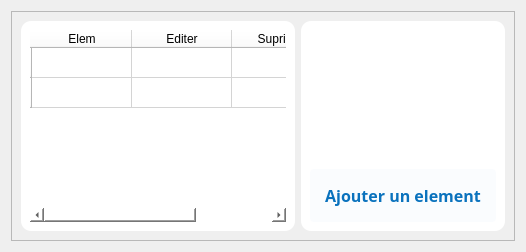
         <widget class="QWidget" name="element">
          <layout class="QVBoxLayout" name="verticalLayout_15">
           <item>
            <widget class="QFrame" name="zonebb_5">
             <property name="frameShape">
              <enum>QFrame::StyledPanel</enum>
             </property>
             <property name="frameShadow">
              <enum>QFrame::Raised</enum>
             </property>
             <layout class="QHBoxLayout" name="horizontalLayout_14">
              <item>
               <widget class="QWidget" name="tableData_8" native="true">
                <property name="styleSheet">
                 <string notr="true">background:white;
border-radius: 10px;</string>
                </property>
                <layout class="QHBoxLayout" name="horizontalLayout_34">
                 <item>
                  <widget class="QTableWidget" name="elementTable">
                   <row>
                    <property name="text">
                     <string/>
                    </property>
                   </row>
                   <row>
                    <property name="text">
                     <string/>
                    </property>
                   </row>
                   <column>
                    <property name="text">
                     <string>Elem</string>
                    </property>
                   </column>
                   <column>
                    <property name="text">
                     <string>Editer</string>
                    </property>
                   </column>
                   <column>
                    <property name="text">
                     <string>Suprimer</string>
                    </property>
                   </column>
                  </widget>
                 </item>
                </layout>
               </widget>
              </item>
              <item>
               <widget class="QWidget" name="actions_service_7" native="true">
                <property name="styleSheet">
                 <string notr="true">background:white;
border-radius: 10px;</string>
                </property>
                <layout class="QVBoxLayout" name="verticalLayout_28">
                 <item>
                  <widget class="QLabel" name="serviceLabel_7">
                   <property name="maximumSize">
                    <size>
                     <width>300</width>
                     <height>230</height>
                    </size>
                   </property>
                   <property name="text">
                    <string/>
                   </property>
                   <property name="pixmap">
                    <pixmap>../static/asset/svg/undraw_server_status_-5-pbv.svg</pixmap>
                   </property>
                   <property name="scaledContents">
                    <bool>true</bool>
                   </property>
                  </widget>
                 </item>
                 <item>
                  <widget class="QPushButton" name="addElement">
                   <property name="font">
                    <font>
                     <family>GeForce</family>
                     <pointsize>12</pointsize>
                     <weight>75</weight>
                     <bold>true</bold>
                    </font>
                   </property>
                   <property name="cursor">
                    <cursorShape>PointingHandCursor</cursorShape>
                   </property>
                   <property name="styleSheet">
                    <string notr="true">#addElement{
	background: rgb(10, 114, 189, 0.02);
	color: rgb(10, 114, 189);
	border-radius:4px;
	padding: 15px
}

#addElement:hover{
	background: rgb(10, 114, 189, 0.3);
	color: rgb(10, 114, 189);
	border-radius:4px
}
</string>
                   </property>
                   <property name="text">
                    <string>Ajouter un element</string>
                   </property>
                   <property name="icon">
                    <iconset>
                     <normaloff>../static/asset/icons/blue/copy.svg</normaloff>../static/asset/icons/blue/copy.svg</iconset>
                   </property>
                   <property name="iconSize">
                    <size>
                     <width>25</width>
                     <height>25</height>
                    </size>
                   </property>
                  </widget>
                 </item>
                </layout>
               </widget>
              </item>
             </layout>
            </widget>
           </item>
          </layout>
         </widget>
